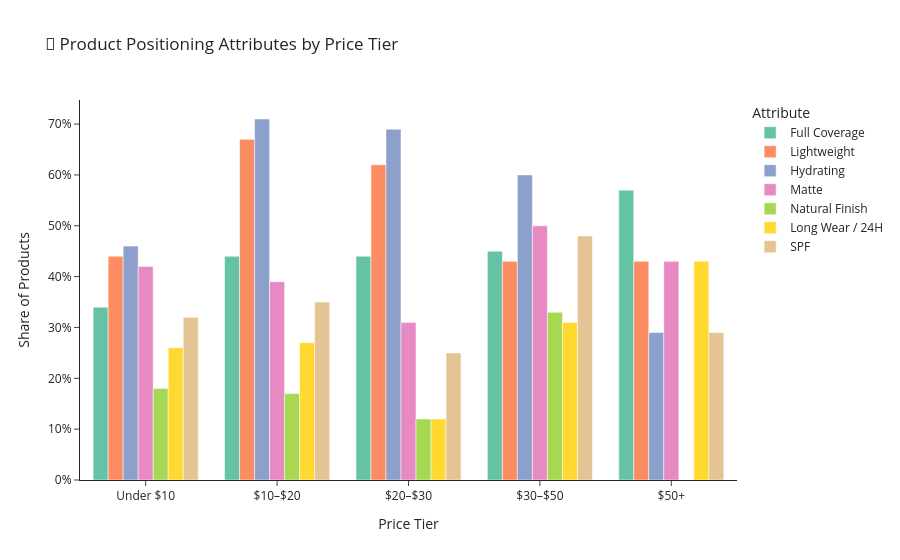

The notebook cell this image was saved under:
### Markdown cell above
### 4.9 Positioning by Price Tier

### Code cell
kw_cols_top = [
    "full_coverage",
    "lightweight",
    "hydrating",
    "matte",
    "natural_finish",
    "long_wear",
    "spf",
]

tier_kw = (
    df.dropna(subset=["price_tier"])
    .groupby("price_tier", observed=True)[kw_cols_top]
    .mean()
    .round(2)
    .reset_index()
)

tier_kw_melted = tier_kw.melt(
    id_vars="price_tier", var_name="keyword", value_name="share"
)
tier_kw_melted["keyword"] = tier_kw_melted["keyword"].map(
    {
        "full_coverage": "Full Coverage",
        "lightweight": "Lightweight",
        "hydrating": "Hydrating",
        "matte": "Matte",
        "natural_finish": "Natural Finish",
        "long_wear": "Long Wear / 24H",
        "spf": "SPF",
    }
)

fig = px.bar(
    tier_kw_melted,
    x="price_tier",
    y="share",
    color="keyword",
    barmode="group",
    title="🎯 Product Positioning Attributes by Price Tier",
    labels={
        "share": "Share of Products",
        "price_tier": "Price Tier",
        "keyword": "Attribute",
    },
    template=PLOTLY_TEMPLATE,
    color_discrete_sequence=px.colors.qualitative.Set2,
)
fig.update_layout(yaxis_tickformat=".0%")
fig.show()

### Figure 1 — Plotly figure (JSON) as saved in the notebook; plotly's stock layout.template omitted (floating-point values rounded to 4 significant figures)
{"data": [{"alignmentgroup": "True", "hovertemplate": "Attribute=Full Coverage<br>Price Tier=%{x}<br>Share of Products=%{y}<extra></extra>", "legendgroup": "Full Coverage", "marker": {"color": "rgb(102,194,165)", "pattern": {"shape": ""}}, "name": "Full Coverage", "offsetgroup": "Full Coverage", "orientation": "v", "showlegend": true, "textposition": "auto", "type": "bar", "x": ["Under $10", "$10–$20", "$20–$30", "$30–$50", "$50+"], "xaxis": "x", "y": [0.34, 0.44, 0.44, 0.45, 0.57], "yaxis": "y"}, {"alignmentgroup": "True", "hovertemplate": "Attribute=Lightweight<br>Price Tier=%{x}<br>Share of Products=%{y}<extra></extra>", "legendgroup": "Lightweight", "marker": {"color": "rgb(252,141,98)", "pattern": {"shape": ""}}, "name": "Lightweight", "offsetgroup": "Lightweight", "orientation": "v", "showlegend": true, "textposition": "auto", "type": "bar", "x": ["Under $10", "$10–$20", "$20–$30", "$30–$50", "$50+"], "xaxis": "x", "y": [0.44, 0.67, 0.62, 0.43, 0.43], "yaxis": "y"}, {"alignmentgroup": "True", "hovertemplate": "Attribute=Hydrating<br>Price Tier=%{x}<br>Share of Products=%{y}<extra></extra>", "legendgroup": "Hydrating", "marker": {"color": "rgb(141,160,203)", "pattern": {"shape": ""}}, "name": "Hydrating", "offsetgroup": "Hydrating", "orientation": "v", "showlegend": true, "textposition": "auto", "type": "bar", "x": ["Under $10", "$10–$20", "$20–$30", "$30–$50", "$50+"], "xaxis": "x", "y": [0.46, 0.71, 0.69, 0.6, 0.29], "yaxis": "y"}, {"alignmentgroup": "True", "hovertemplate": "Attribute=Matte<br>Price Tier=%{x}<br>Share of Products=%{y}<extra></extra>", "legendgroup": "Matte", "marker": {"color": "rgb(231,138,195)", "pattern": {"shape": ""}}, "name": "Matte", "offsetgroup": "Matte", "orientation": "v", "showlegend": true, "textposition": "auto", "type": "bar", "x": ["Under $10", "$10–$20", "$20–$30", "$30–$50", "$50+"], "xaxis": "x", "y": [0.42, 0.39, 0.31, 0.5, 0.43], "yaxis": "y"}, {"alignmentgroup": "True", "hovertemplate": "Attribute=Natural Finish<br>Price Tier=%{x}<br>Share of Products=%{y}<extra></extra>", "legendgroup": "Natural Finish", "marker": {"color": "rgb(166,216,84)", "pattern": {"shape": ""}}, "name": "Natural Finish", "offsetgroup": "Natural Finish", "orientation": "v", "showlegend": true, "textposition": "auto", "type": "bar", "x": ["Under $10", "$10–$20", "$20–$30", "$30–$50", "$50+"], "xaxis": "x", "y": [0.18, 0.17, 0.12, 0.33, 0.0], "yaxis": "y"}, {"alignmentgroup": "True", "hovertemplate": "Attribute=Long Wear / 24H<br>Price Tier=%{x}<br>Share of Products=%{y}<extra></extra>", "legendgroup": "Long Wear / 24H", "marker": {"color": "rgb(255,217,47)", "pattern": {"shape": ""}}, "name": "Long Wear / 24H", "offsetgroup": "Long Wear / 24H", "orientation": "v", "showlegend": true, "textposition": "auto", "type": "bar", "x": ["Under $10", "$10–$20", "$20–$30", "$30–$50", "$50+"], "xaxis": "x", "y": [0.26, 0.27, 0.12, 0.31, 0.43], "yaxis": "y"}, {"alignmentgroup": "True", "hovertemplate": "Attribute=SPF<br>Price Tier=%{x}<br>Share of Products=%{y}<extra></extra>", "legendgroup": "SPF", "marker": {"color": "rgb(229,196,148)", "pattern": {"shape": ""}}, "name": "SPF", "offsetgroup": "SPF", "orientation": "v", "showlegend": true, "textposition": "auto", "type": "bar", "x": ["Under $10", "$10–$20", "$20–$30", "$30–$50", "$50+"], "xaxis": "x", "y": [0.32, 0.35, 0.25, 0.48, 0.29], "yaxis": "y"}], "layout": {"barmode": "group", "legend": {"title": {"text": "Attribute"}, "tracegroupgap": 0}, "title": {"text": "🎯 Product Positioning Attributes by Price Tier"}, "xaxis": {"anchor": "y", "domain": [0.0, 1.0], "title": {"text": "Price Tier"}}, "yaxis": {"anchor": "x", "domain": [0.0, 1.0], "tickformat": ".0%", "title": {"text": "Share of Products"}}}}
